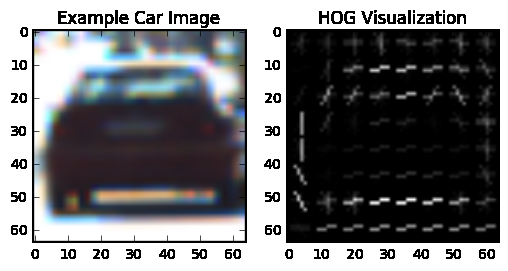
#> input picture Example_Car_hviz.png, 508 x 271 px
$ python -i HelperFunctions.py   (imports and definitions only)   (older library calls are emulated)
#> lines starting #> are read from the running program, lines starting #| are printed output that depends on the picture
import numpy as np
import cv2
import glob
import time

import matplotlib.image as mpimg
import matplotlib.pyplot as plt

from sklearn.svm import LinearSVC
from sklearn.preprocessing import StandardScaler
from sklearn.model_selection import train_test_split

from skimage.feature import hog

# Define a function to return HOG features and visualization
def get_hog_features(img, orient, pix_per_cell, cell_per_block,
                        vis=False, feature_vec=True):
    # Call with two outputs if vis==True
    if vis == True:
        features, hog_image = hog(img, orientations=orient,
                                  pixels_per_cell=(pix_per_cell, pix_per_cell),
                                  cells_per_block=(cell_per_block, cell_per_block),
                                  transform_sqrt=True,
                                  visualise=vis, feature_vector=feature_vec)
        return features, hog_image
    # Otherwise call with one output
    else:
        features = hog(img, orientations=orient,
                       pixels_per_cell=(pix_per_cell, pix_per_cell),
                       cells_per_block=(cell_per_block, cell_per_block),
                       transform_sqrt=True,
                       visualise=vis, feature_vector=feature_vec)
        return features

# Define a function to compute binned color features
def bin_spatial(img, size=(32, 32)):
    # Use cv2.resize().ravel() to create the feature vector
    features = cv2.resize(img, size).ravel()
    # Return the feature vector
    return features

# Define a function to compute color histogram features
# NEED TO CHANGE bins_range if reading .png files with mpimg!
def color_hist(img, nbins=32, bins_range=(0, 256)):
    # Compute the histogram of the color channels separately
    channel1_hist = np.histogram(img[:,:,0], bins=nbins, range=bins_range)
    channel2_hist = np.histogram(img[:,:,1], bins=nbins, range=bins_range)
    channel3_hist = np.histogram(img[:,:,2], bins=nbins, range=bins_range)
    # Concatenate the histograms into a single feature vector
    hist_features = np.concatenate((channel1_hist[0], channel2_hist[0], channel3_hist[0]))
    # Return the individual histograms, bin_centers and feature vector
    return hist_features

# Define a function to extract features from a list of images
# Have this function call bin_spatial() and color_hist()
# [94 lines left out: functions extract_features, slide_window, not called in this run]
# Define a function to extract features from a single image window
# This function is very similar to extract_features()
# just for a single image rather than list of images
def single_img_features(img, color_space='RGB', spatial_size=(32, 32),
                        hist_bins=32, orient=9,
                        pix_per_cell=8, cell_per_block=2, hog_channel=0,
                        spatial_feat=True, hist_feat=True, hog_feat=True):
    #1) Define an empty list to receive features
    img_features = []
    #2) Apply color conversion if other than 'RGB'
    if color_space != 'RGB':
        if color_space == 'HSV':
            feature_image = cv2.cvtColor(img, cv2.COLOR_RGB2HSV)
        elif color_space == 'LUV':
            feature_image = cv2.cvtColor(img, cv2.COLOR_RGB2LUV)
        elif color_space == 'HLS':
            feature_image = cv2.cvtColor(img, cv2.COLOR_RGB2HLS)
        elif color_space == 'YUV':
            feature_image = cv2.cvtColor(img, cv2.COLOR_RGB2YUV)
        elif color_space == 'YCrCb':
            feature_image = cv2.cvtColor(img, cv2.COLOR_RGB2YCrCb)
    else: feature_image = np.copy(img)
    #3) Compute spatial features if flag is set
    if spatial_feat == True:
        spatial_features = bin_spatial(feature_image, size=spatial_size)
        #4) Append features to list
        img_features.append(spatial_features)
    #5) Compute histogram features if flag is set
    if hist_feat == True:
        hist_features = color_hist(feature_image, nbins=hist_bins)
        #6) Append features to list
        img_features.append(hist_features)
    #7) Compute HOG features if flag is set
    if hog_feat == True:
        if hog_channel == 'ALL':
            hog_features = []
            for channel in range(feature_image.shape[2]):
                hog_features.extend(get_hog_features(feature_image[:,:,channel],
                                    orient, pix_per_cell, cell_per_block,
                                    vis=False, feature_vec=True))
        else:
            hog_features = get_hog_features(feature_image[:,:,hog_channel], orient,
                        pix_per_cell, cell_per_block, vis=False, feature_vec=True)
        #8) Append features to list
        img_features.append(hog_features)

    #9) Return concatenated array of features
    return np.concatenate(img_features)

# Define a function you will pass an image
# and the list of windows to be searched (output of slide_windows())
# [46 lines left out: functions search_windows, draw_boxes, not called in this run]

>>> import cv2
>>> picture = cv2.cvtColor(cv2.imread('Example_Car_hviz.png'), cv2.COLOR_BGR2RGB)
>>> result = single_img_features(picture)
#> in bin_spatial, `features = cv2.resize(img, size).ravel()`: features = 3072 values, max 255 at index 0, min 0 at index 159, mean 109.7
#> in single_img_features, `spatial_features = bin_spatial(feature_image, size=spatial_size)`: spatial_features has the same summary as features in bin_spatial
#> in color_hist, `hist_features = np.concatenate((channel1_hist[0], channel2_hist[0], ch..`: hist_features = 96 values, max 48596 at index 95, min 513 at index 22, mean 4302.1
#> in get_hog_features, `features = hog(img, orientations=orient, pixels_per_cell=(pix_per_cell..`:
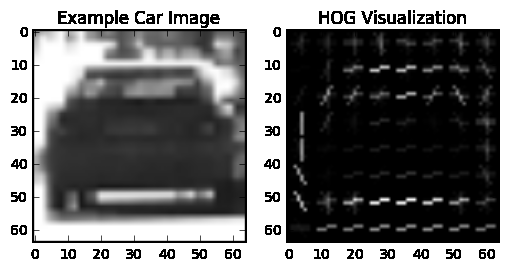
#> img: shape (271, 508); min 0, max 255, mean 117.3

$ run again, on car_image.png
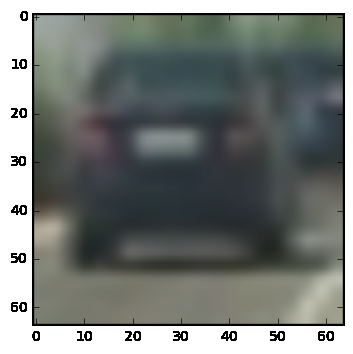
#> input picture car_image.png, 353 x 354 px
#> features = 3072 values, max 255 at index 0, min 0 at index 2211, mean 124.4
#> spatial_features has the same summary as features in bin_spatial
#> in color_hist, `hist_features = np.concatenate((channel1_hist[0], channel2_hist[0], ch..`: hist_features = 96 values, max 25689 at index 31, min 0 at index 24, mean 3905.1
#> in get_hog_features, `features = hog(img, orientations=orient, pixels_per_cell=(pix_per_cell..`:
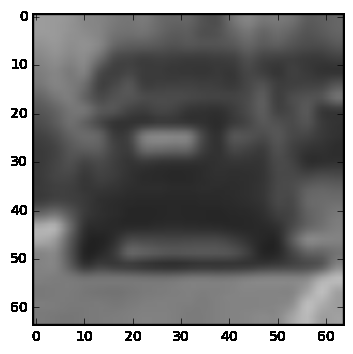
#> img: shape (354, 353); min 0, max 255, mean 117.7

$ run again, on hmap.png
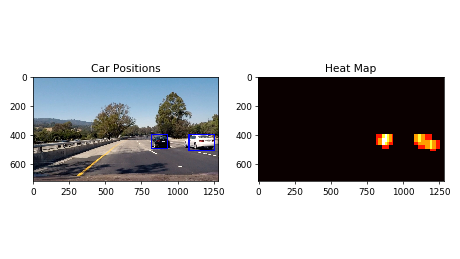
#> input picture hmap.png, 460 x 259 px
#> features = 3072 values, max 255 at index 0, min 0 at index 1015, mean 190
#> spatial_features has the same summary as features in bin_spatial
#> in color_hist, `hist_features = np.concatenate((channel1_hist[0], channel2_hist[0], ch..`: hist_features = 96 values, max 78721 at index 31, min 79 at index 61, mean 3723.1
#> in get_hog_features, `features = hog(img, orientations=orient, pixels_per_cell=(pix_per_cell..`:
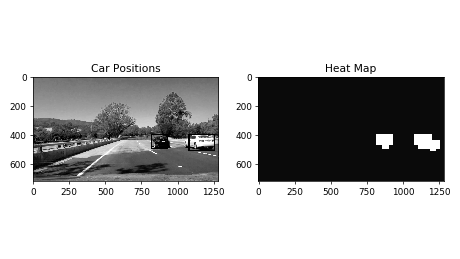
#> img: shape (259, 460); min 0, max 255, mean 189.9
